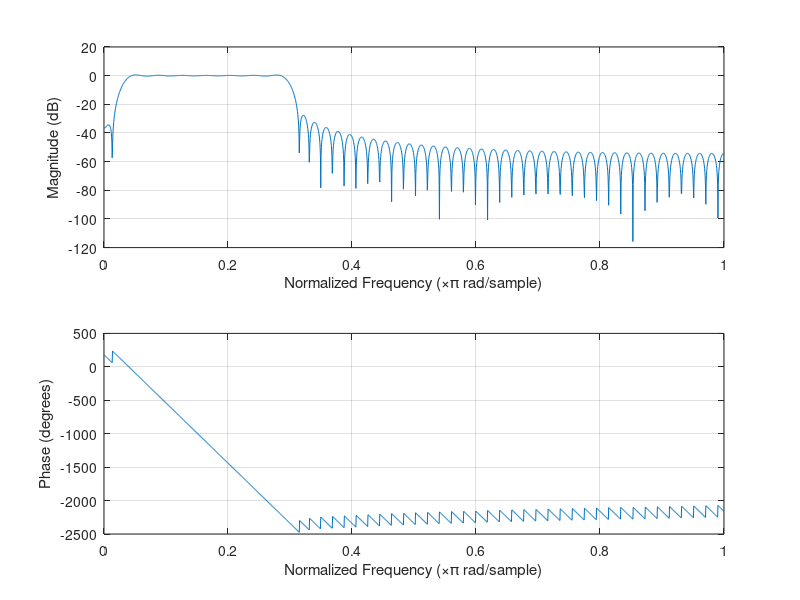

Write the MATLAB code that produced this figure. (Note: this script raises an error after producing the figure.)
close all;
%% filter design
fmin = 300;            
fmax = 3000;             
fs = 20000; 
N = 100;
f = [0 295 300 3000 3005 fs/2]/(fs/2);
m = [0 0 1 1 0 0];
bfir = fir2(N,f,m,gausswin(N+1,1));
figure
freqz(bfir,1,2048);

Wn = [ 300 3000]/(fs/2);
b = fir1(N,Wn,'bandpass');
% figure
% freqz(b,1);
% print the coefficients as a string out to the terminal formatted as a
% string
% sprintf('%10.40f,',b)
% [bbutt,abutt]=butter(2, [fmin fmax]/(fs/2));
% figure
% freqz(bbutt,abutt,2048);

%% apply filter to spike
spike = synthSpike();
filt_spike=filter(b,1,spike);

plot(spike);hold on;plot(filt_spike);axis tight;
legend('raw spike signal','filtered spike signal');